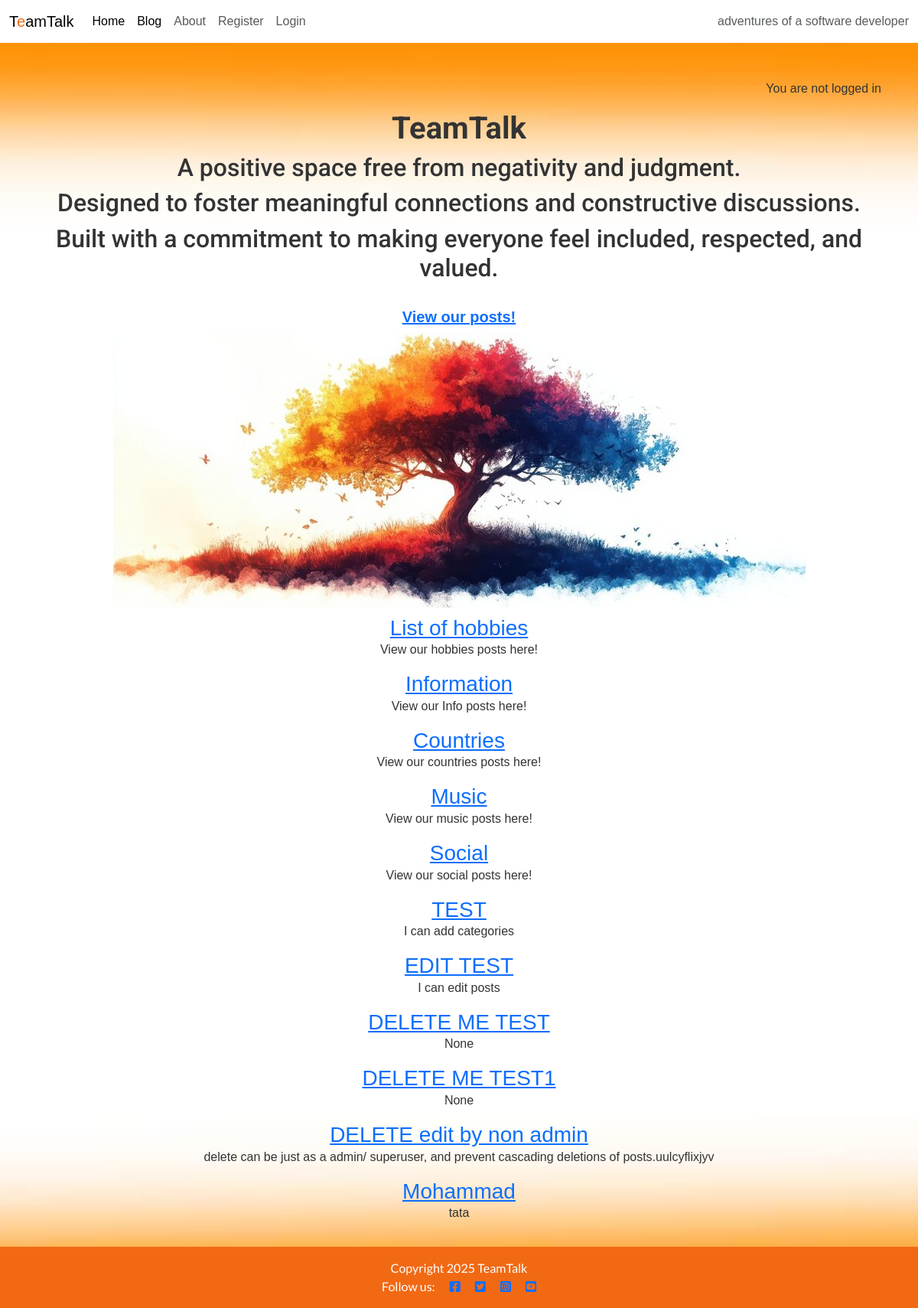
The app's page /, older data.
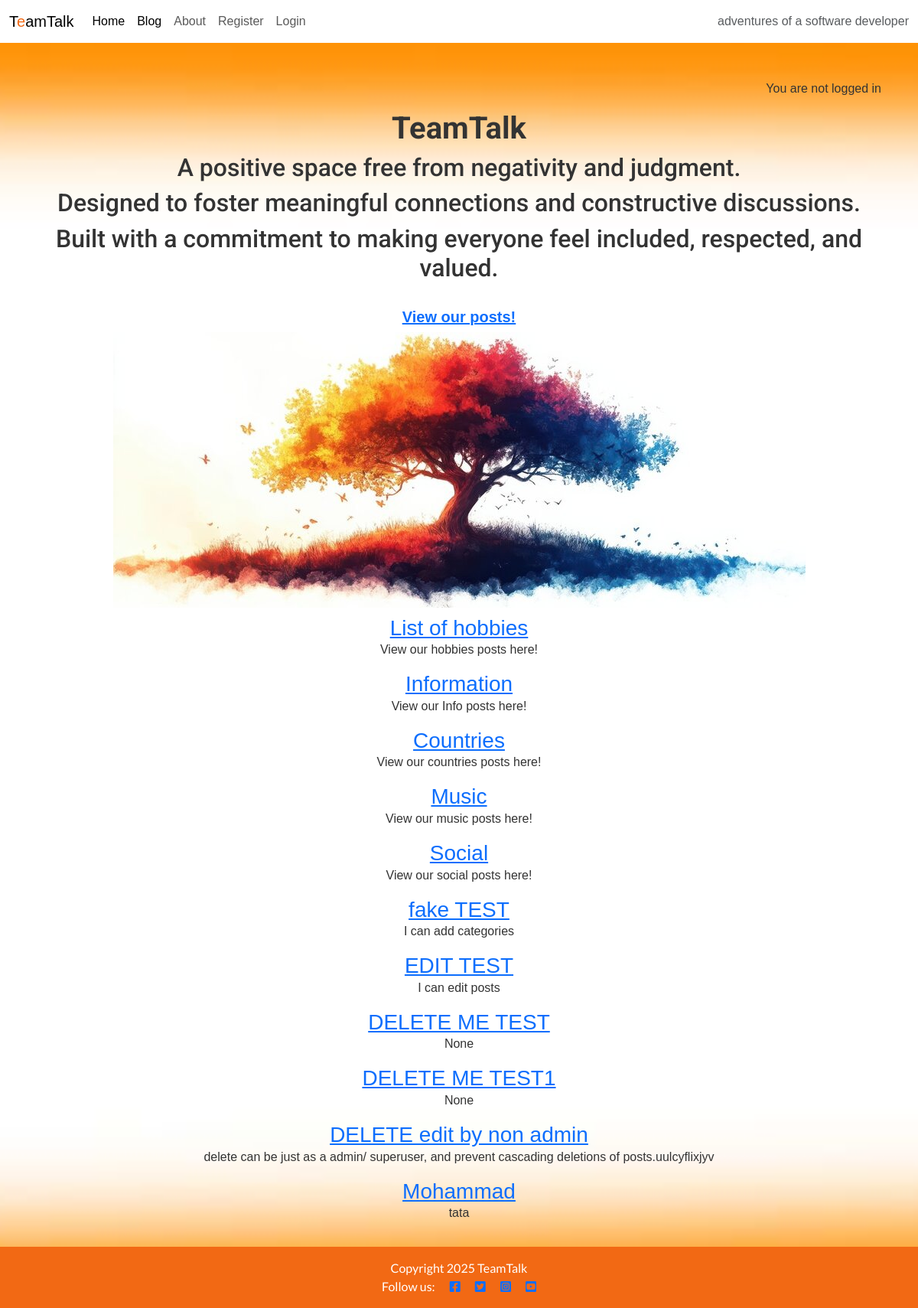
The same page, newer data.
### blog/models.py (models this page shows, shortened)
class Category(models.Model):
    name = models.CharField(max_length=100, unique=True)
    description = models.TextField(blank=True, null=True)

### frontend/views.py (the view)
# urls.py: path('', views.category_list, name='home'),
def category_list(request):
    categories = Category.objects.all()
    context = {
        'categories': categories,
    }
    return render(request, 'frontend/index.html', context)

### frontend/templates/frontend/index.html
{% extends 'base.html' %}
{% load static %}
{%block content%}
<h1><strong>TeamTalk</strong></h1>
<h2>A positive space free from negativity and judgment.</h2>
<h2>Designed to foster meaningful connections and constructive discussions.</h2>
<h2>Built with a commitment to making everyone feel included, respected, and valued.</h2>
<br>
<h5><strong><a href="https://8000-yazdantaher-djangoblogw-zcxhutlg9rc.ws.codeinstitute-ide.net/blog/">View our
            posts!</a></strong></h5>
<img src="static/images/imggg.jpg" alt="TeamTalk Image" style="max-width: 100%; height: auto; margin-bottom: 10px;">
{% for category in categories %}
<a href="{% url 'posts_by_category' category.id %}">
    <h3 class="card-title">{{ category.name }}</h3>
</a>
<p class="card-text">{{ category.description | safe }}</p>
{% endfor %}
{%endblock%}

Row changes from the older to the newer data that the page shows:
changed Category "I can add categories": name "TEST" → "fake TEST"
